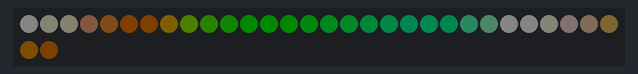
Simulated run of this sketch. Board: Arduino Uno, built with avr-gcc and run on an emulated ATmega328P. Shown: 32 RGB LEDs in strip order, left to right, continuing on the next row. Dim RGB values are drawn brighter than linear.

Above: at 0.15 s.
At 6.48 s:
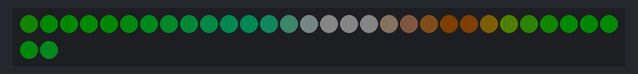
At 8.14 s:
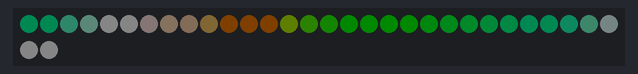
At 17.54 s:
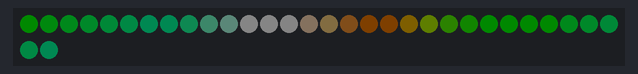
At 28.05 s:
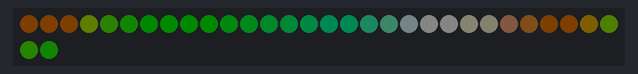
At 37.79 s:
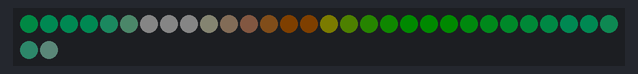

The sketch:

sinebeat16_bgreenFlash.ino
```cpp
//Mpaino PWM first pin
#include <FastLED.h>

#define NUM_LEDS  32
#define LED_PIN   11

DEFINE_GRADIENT_PALETTE( browngreen_gp ) {
    0,    6,  255,    0,     //green
   71,    0,  255,  153,     //bluegreen
  122,  200,  200,  200,     //gray
  181,  110,   61,    6,     //brown
  255,    6,  255,    0      //green
};

CRGB leds[NUM_LEDS];
CRGBPalette16 orangePink = browngreen_gp;

void setup() {

  FastLED.addLeds<WS2812B, LED_PIN, GRB>(leds, NUM_LEDS);
  FastLED.setBrightness(10);

  Serial.begin(115200);

  FastLED.clear(true);
}

void loop () {

    uint16_t beatA = beatsin16(30, 0, 255);
    uint16_t beatB = beatsin16(20, 0, 255);
    fill_palette(leds, NUM_LEDS, (beatA + beatB) / 2, 10, orangePink, 255, LINEARBLEND);

    FastLED.show();
}
```
